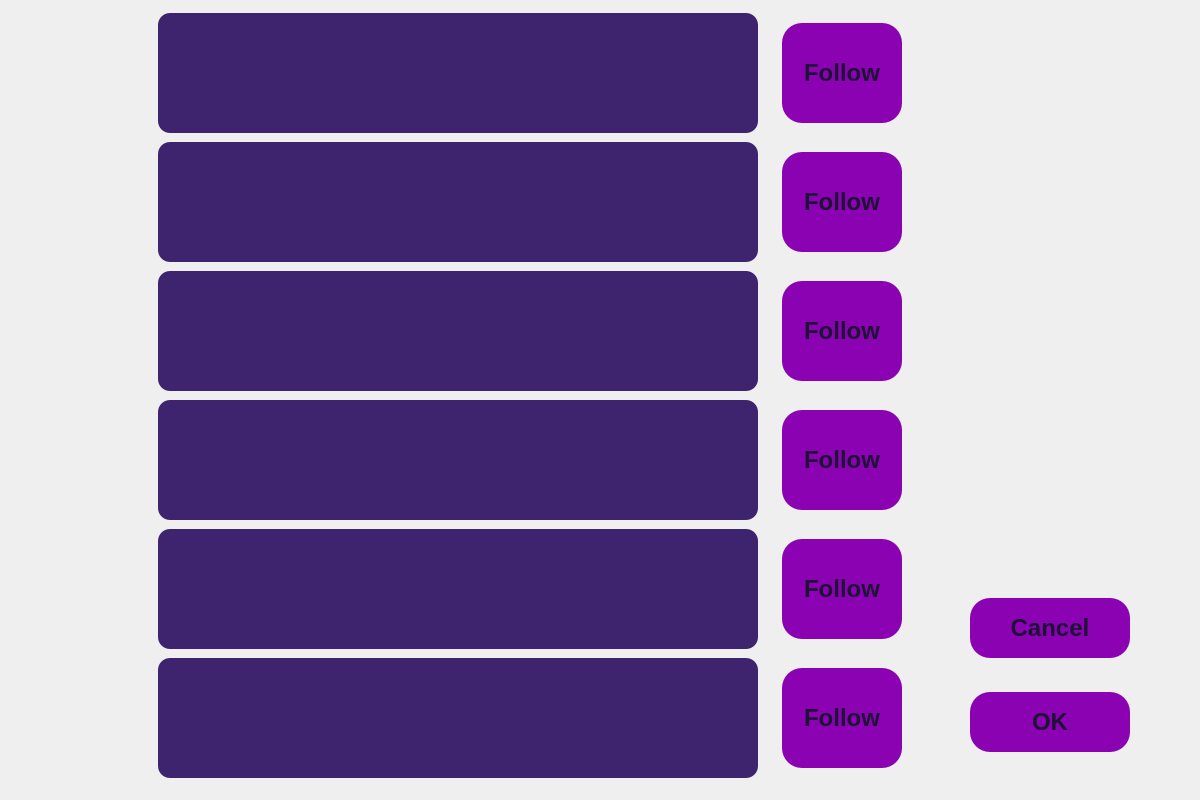
<?xml version="1.0" encoding="UTF-8"?>
<ui version="4.0">
 <class>recommend</class>
 <widget class="QWidget" name="recommend">
  <property name="geometry">
   <rect>
    <x>0</x>
    <y>0</y>
    <width>1200</width>
    <height>800</height>
   </rect>
  </property>
  <property name="minimumSize">
   <size>
    <width>1200</width>
    <height>800</height>
   </size>
  </property>
  <property name="maximumSize">
   <size>
    <width>16777215</width>
    <height>16777215</height>
   </size>
  </property>
  <property name="windowTitle">
   <string>Recommend</string>
  </property>
  <property name="styleSheet">
   <string notr="true">recommend
{
	background-color:#0a0612;
}
QPushButton
{
	background-color:#8a02b2;
	color:#1f1137;
	border-radius:20px;
}
QPushButton:hover
{
	background-color:#341d5c;
	color: #ffffff;
}
QLabel
{
	color:#ad03de;
}
QLineEdit
{
	background-color:#673ab7;
	color:#ffffff;
	border-radius:16px;
}
QLineEdit:hover
{
	background-color:#5d34a5;
}
QPlainTextEdit
{
	color:#ffffff;
	background-color:#3e236e;
	border-radius:12px;
}</string>
  </property>
  <widget class="QWidget" name="gridLayoutWidget">
   <property name="geometry">
    <rect>
     <x>140</x>
     <y>10</y>
     <width>781</width>
     <height>771</height>
    </rect>
   </property>
   <layout class="QGridLayout" name="gridLayout">
    <item row="2" column="0">
     <widget class="QPlainTextEdit" name="pte3">
      <property name="minimumSize">
       <size>
        <width>600</width>
        <height>120</height>
       </size>
      </property>
      <property name="maximumSize">
       <size>
        <width>600</width>
        <height>120</height>
       </size>
      </property>
      <property name="font">
       <font>
        <pointsize>18</pointsize>
       </font>
      </property>
      <property name="readOnly">
       <bool>true</bool>
      </property>
     </widget>
    </item>
    <item row="5" column="0">
     <widget class="QPlainTextEdit" name="pte6">
      <property name="minimumSize">
       <size>
        <width>600</width>
        <height>120</height>
       </size>
      </property>
      <property name="maximumSize">
       <size>
        <width>600</width>
        <height>120</height>
       </size>
      </property>
      <property name="font">
       <font>
        <pointsize>18</pointsize>
       </font>
      </property>
      <property name="readOnly">
       <bool>true</bool>
      </property>
     </widget>
    </item>
    <item row="2" column="1">
     <widget class="QPushButton" name="btn_follow3">
      <property name="minimumSize">
       <size>
        <width>120</width>
        <height>100</height>
       </size>
      </property>
      <property name="maximumSize">
       <size>
        <width>120</width>
        <height>100</height>
       </size>
      </property>
      <property name="font">
       <font>
        <pointsize>18</pointsize>
        <bold>true</bold>
       </font>
      </property>
      <property name="text">
       <string>Follow</string>
      </property>
     </widget>
    </item>
    <item row="1" column="0">
     <widget class="QPlainTextEdit" name="pte2">
      <property name="minimumSize">
       <size>
        <width>600</width>
        <height>120</height>
       </size>
      </property>
      <property name="maximumSize">
       <size>
        <width>600</width>
        <height>120</height>
       </size>
      </property>
      <property name="font">
       <font>
        <pointsize>18</pointsize>
       </font>
      </property>
      <property name="readOnly">
       <bool>true</bool>
      </property>
     </widget>
    </item>
    <item row="0" column="1">
     <widget class="QPushButton" name="btn_follow1">
      <property name="minimumSize">
       <size>
        <width>120</width>
        <height>100</height>
       </size>
      </property>
      <property name="maximumSize">
       <size>
        <width>120</width>
        <height>100</height>
       </size>
      </property>
      <property name="font">
       <font>
        <pointsize>18</pointsize>
        <bold>true</bold>
       </font>
      </property>
      <property name="text">
       <string>Follow</string>
      </property>
     </widget>
    </item>
    <item row="5" column="1">
     <widget class="QPushButton" name="btn_follow6">
      <property name="minimumSize">
       <size>
        <width>120</width>
        <height>100</height>
       </size>
      </property>
      <property name="maximumSize">
       <size>
        <width>120</width>
        <height>100</height>
       </size>
      </property>
      <property name="font">
       <font>
        <pointsize>18</pointsize>
        <bold>true</bold>
       </font>
      </property>
      <property name="text">
       <string>Follow</string>
      </property>
     </widget>
    </item>
    <item row="0" column="0">
     <widget class="QPlainTextEdit" name="pte1">
      <property name="minimumSize">
       <size>
        <width>600</width>
        <height>120</height>
       </size>
      </property>
      <property name="maximumSize">
       <size>
        <width>600</width>
        <height>120</height>
       </size>
      </property>
      <property name="font">
       <font>
        <pointsize>18</pointsize>
       </font>
      </property>
      <property name="readOnly">
       <bool>true</bool>
      </property>
     </widget>
    </item>
    <item row="4" column="0">
     <widget class="QPlainTextEdit" name="pte5">
      <property name="minimumSize">
       <size>
        <width>600</width>
        <height>120</height>
       </size>
      </property>
      <property name="maximumSize">
       <size>
        <width>600</width>
        <height>120</height>
       </size>
      </property>
      <property name="font">
       <font>
        <pointsize>18</pointsize>
       </font>
      </property>
      <property name="readOnly">
       <bool>true</bool>
      </property>
     </widget>
    </item>
    <item row="3" column="1">
     <widget class="QPushButton" name="btn_follow4">
      <property name="minimumSize">
       <size>
        <width>120</width>
        <height>100</height>
       </size>
      </property>
      <property name="maximumSize">
       <size>
        <width>120</width>
        <height>100</height>
       </size>
      </property>
      <property name="font">
       <font>
        <pointsize>18</pointsize>
        <bold>true</bold>
       </font>
      </property>
      <property name="text">
       <string>Follow</string>
      </property>
     </widget>
    </item>
    <item row="4" column="1">
     <widget class="QPushButton" name="btn_follow5">
      <property name="minimumSize">
       <size>
        <width>120</width>
        <height>100</height>
       </size>
      </property>
      <property name="maximumSize">
       <size>
        <width>120</width>
        <height>100</height>
       </size>
      </property>
      <property name="font">
       <font>
        <pointsize>18</pointsize>
        <bold>true</bold>
       </font>
      </property>
      <property name="text">
       <string>Follow</string>
      </property>
     </widget>
    </item>
    <item row="3" column="0">
     <widget class="QPlainTextEdit" name="pte4">
      <property name="minimumSize">
       <size>
        <width>600</width>
        <height>120</height>
       </size>
      </property>
      <property name="maximumSize">
       <size>
        <width>600</width>
        <height>120</height>
       </size>
      </property>
      <property name="font">
       <font>
        <pointsize>18</pointsize>
       </font>
      </property>
      <property name="readOnly">
       <bool>true</bool>
      </property>
     </widget>
    </item>
    <item row="1" column="1">
     <widget class="QPushButton" name="btn_follow2">
      <property name="minimumSize">
       <size>
        <width>120</width>
        <height>100</height>
       </size>
      </property>
      <property name="maximumSize">
       <size>
        <width>120</width>
        <height>100</height>
       </size>
      </property>
      <property name="font">
       <font>
        <pointsize>18</pointsize>
        <bold>true</bold>
       </font>
      </property>
      <property name="text">
       <string>Follow</string>
      </property>
     </widget>
    </item>
   </layout>
  </widget>
  <widget class="QWidget" name="verticalLayoutWidget">
   <property name="geometry">
    <rect>
     <x>970</x>
     <y>570</y>
     <width>162</width>
     <height>211</height>
    </rect>
   </property>
   <layout class="QVBoxLayout" name="verticalLayout">
    <item>
     <widget class="QPushButton" name="btn_cancel">
      <property name="minimumSize">
       <size>
        <width>160</width>
        <height>60</height>
       </size>
      </property>
      <property name="maximumSize">
       <size>
        <width>160</width>
        <height>60</height>
       </size>
      </property>
      <property name="font">
       <font>
        <pointsize>18</pointsize>
        <bold>true</bold>
       </font>
      </property>
      <property name="text">
       <string>Cancel</string>
      </property>
     </widget>
    </item>
    <item>
     <widget class="QPushButton" name="btn_ok">
      <property name="minimumSize">
       <size>
        <width>160</width>
        <height>60</height>
       </size>
      </property>
      <property name="maximumSize">
       <size>
        <width>160</width>
        <height>60</height>
       </size>
      </property>
      <property name="font">
       <font>
        <pointsize>18</pointsize>
        <bold>true</bold>
       </font>
      </property>
      <property name="text">
       <string>OK</string>
      </property>
     </widget>
    </item>
   </layout>
  </widget>
 </widget>
 <resources/>
 <connections/>
</ui>
